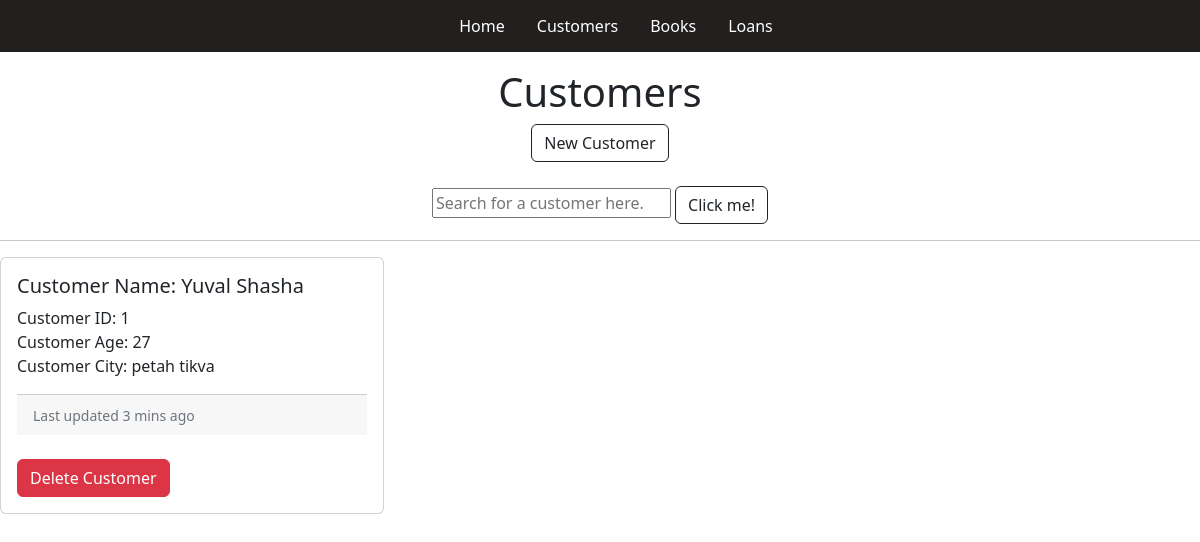
The app's page /Customers/1 with its own data.
### main.py (models this page shows, shortened)
class Customers(db.Model):
    id = db.Column('CustomerID', db.Integer, primary_key = True)
    customer_name = db.Column('CustomerName', db.String(50))
    customer_age = db.Column('CustomerAge', db.Integer)
    customer_city = db.Column('CustomerCity', db.String(25))
    loanlink = db.relationship("Loans", backref = "customers")

### main.py (the view, shortened to what this page needs)
@app.route('/Customers/', methods = ['GET', 'POST'])
@app.route('/Customers/<id>')
def all_customers(id = -1):
    if request.method == 'GET':
        if int(id) == -1:
            return render_template('customers.html', customers = Customers.query.all())
        if int(id) > -1:
            selected = Customers.query.get(int(id))
            return render_template('selected_customer.html', selected = selected)

### templates/selected_customer.html (shortened to what this page needs)
{% extends "layout.html" %}
{% block content %}
<div class="d-flex justify-content-center">
    <h1>Customers</h1>
</div>
<div class="d-flex justify-content-center">
    <a class="btn btn-outline-dark" href="/NewCustomer/" role="button">New Customer</a>
</div>
<br>
<div class="d-flex justify-content-center">
    <form class="form-inline" action="/Customers">
        <input type="text" name = "Name" placeholder="Search for a customer here.">
        <button class='btn btn-outline-dark'type="submit">Click me!</button>
    </form>
</div>
<hr>
<div class="row row-cols-1 row-cols-md-3 g-4">
    <div class="col">
        <div class="card h-100">
            <div class="card-body">
                <h5 class="card-title">Customer Name: {{ selected.customer_name }}</h5>
                <p class="card-text">Customer ID: {{ selected.id }}
                    <br>
                    Customer Age: {{ selected.customer_age }}
                    <br>
                    Customer City: {{ selected.customer_city }}
                </p>
                <div class="card-footer">
                    <small class="text-muted">Last updated 3 mins ago</small>
                </div>
                <br>
                <a href="/Customers/Delete/{{selected.id}}">
                    <button class="btn btn-danger">Delete Customer</button>
                </a>
            </div>
        </div>
    </div>
</div>
{% endblock %}

### records on screen
Customers: customer_name "Yuval Shasha", id "1", customer_age "27", customer_city "petah tikva"
